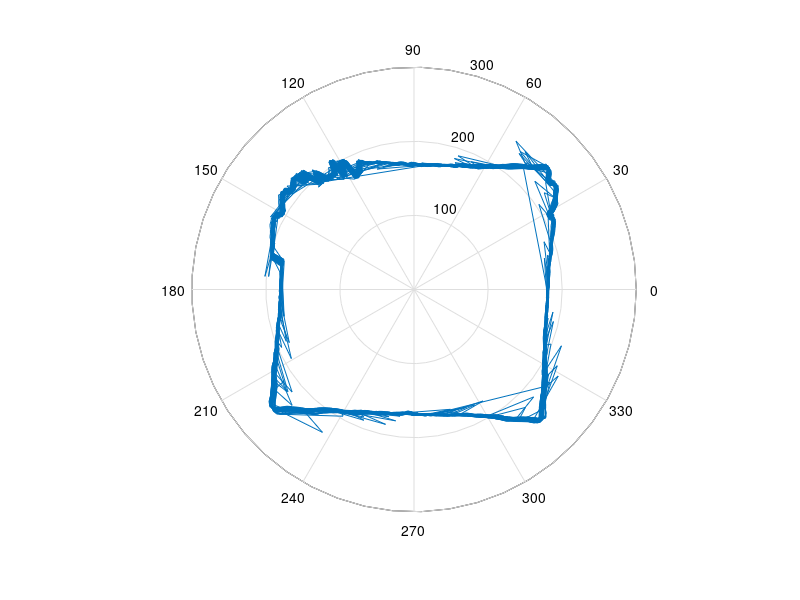

The MATLAB script that drew this image:
clear
clc
% close all

pontos = importdata('T1495.TXT');
pontos1 = pontos(195:483, 1:2);
pontos2 = pontos(484:770, 1:2);
pontos3 = pontos(771:1065, 1:2);

theta = pontos(:,2);
rho = pontos(:,1);
figure;
polar(deg2rad(theta), rho);

% theta1 = pontos1(:,2);
% rho1 = pontos1(:,1);
% figure;
% polar(deg2rad(theta1), rho1);
% 
% hold on;
% 
% theta2 = pontos2(:,2);
% rho2 = pontos2(:,1);
% polar(deg2rad(theta2), rho2);
% 
% theta3 = pontos3(:,2);
% rho3 = pontos3(:,1);
% polar(deg2rad(theta3), rho3);